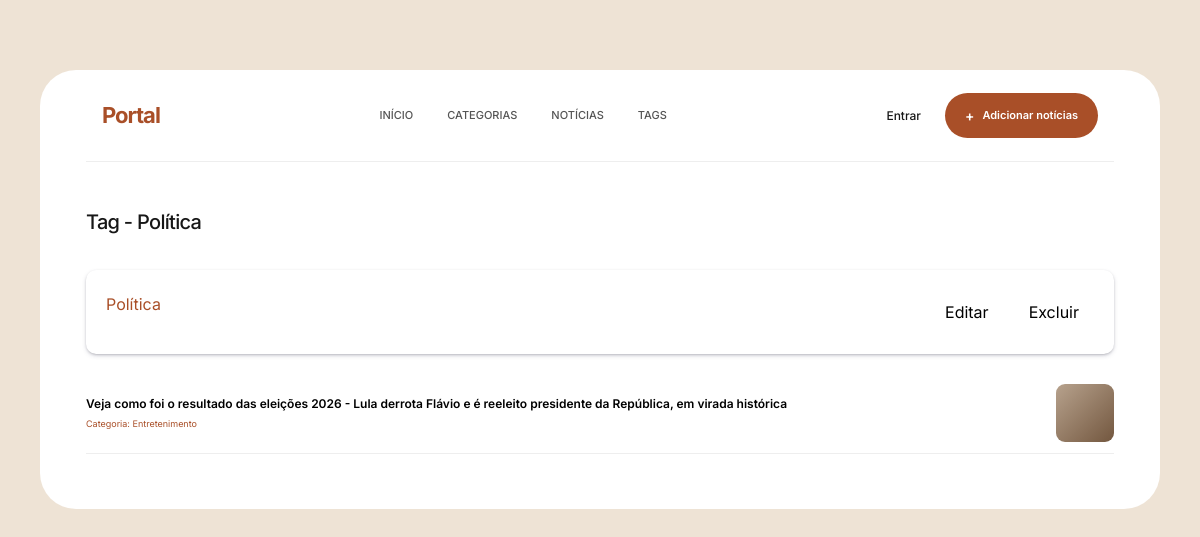
/noticias/detalhes_tag/1/, run on the app's committed database.
### noticias/models.py (models this page shows, shortened)
class Tag(models.Model):
    titulo = models.CharField(max_length=50)

class Noticia(models.Model):
    manchete = models.CharField(max_length=200)
    descricao = models.TextField()
    categoria = models.ForeignKey(Categoria, on_delete=models.PROTECT, related_name='noticias')
    tags = models.ManyToManyField('Tag', related_name='noticias')

class Categoria(models.Model):
    nome = models.CharField(max_length=100)
    def __str__(self):
        return self.nome

### noticias/views.py (the view)
# urls.py: path('detalhes_tag/<int:id>/', detalhes_tag, name='detalhes_tag'),
def detalhes_tag(request, id):
    tag = get_object_or_404(Tag, id=id)
    noticias = tag.noticias.all()
    return render(request, 'noticias/detalhes_tag.html', {'tag': tag, 'noticias': noticias})

### noticias/templates/noticias/detalhes_tag.html (shortened to what this page needs)
{% extends 'base.html' %}
{% block content %}
<section class="hero-section">
    <aside class="latest-news no-home">
        <div class="section-heading">
            <h2>Tag - {{ tag.titulo }}</h2>
        </div>
        <div class="categorias-lista" style="margin: 10px 0;">
            <div class="lista-categoria">
                <div>
                    <p style="color: #a94f28;">{{ tag.titulo }}</p>
                    <div style="display: flex; gap: 10px;">
                        <a class="category-button" style="text-decoration: none; color: black;" href="{% url 'editar_tag' tag.id %}">Editar</a>
                        <form method="post" action="{% url 'excluir_tag' tag.id %}" onsubmit="confirmDelete(event)" >
                            <button type="submit" class="category-button">
                                Excluir
                            </button>
                        </form>
                    </div>
                </div>
            </div>
        </div>
        <hr">
        {% for noticia in noticias %}
            <a href="{% url 'detalhes_noticia' noticia.id %}" class="latest-item" style="margin: 10px 0; color: black;">
                <div class="latest-image">
                    <div class="small-image-placeholder"></div>
                </div>
                <div class="latest-info">
                    <h3>
                        {{ noticia.manchete }}
                    </h3>
                    <div class="latest-meta">
                        Categoria: {{ noticia.categoria }}
                    </div>
                </div>
            </a>
        {% empty %}
            <small>Não há notícias associadas</small>
        {% endfor %}
    </aside>
{% endblock %}

### static/css/baseportal.css (style rules this page uses)
* { margin: 0; padding: 0; box-sizing: border-box; }
html { scroll-behavior: smooth; }
body { font-family: "Inter", sans-serif; background: #eee3d5; color: #171717; }
a { color: inherit; text-decoration: none; }
button { font-family: inherit; }
.hero-section { display: grid; grid-template-columns: minmax(0, 2.1fr) minmax(260px, 0.9fr); gap: 24px; margin-top: 48px; }
.lista-categoria { display: flex; flex-direction: column; gap: 10px; width: 100%; }
.lista-categoria > div { display: flex; justify-content: space-between; align-items: center; padding: 20px; width: 100%; border-radius: 10px; margin-bottom: 10px; box-shadow: rgba(50, 50, 93, 0.25) 0px 2px 5px -1px, rgba(0, 0, 0, 0.3) 0px 1px 3px -1px; }
.category-button { padding: 10px 15px; background-color: var(--azul-100); border-radius: 20px; border: 0; }
.latest-news { display: flex; flex-direction: column; }
.section-heading { margin-bottom: 18px; }
.section-heading h2 { font-size: 20px; letter-spacing: -0.7px; }
.latest-item { display: flex; gap: 12px; padding: 11px 0; border-bottom: 1px solid #eeeeee; flex-direction: row-reverse; align-items: center; justify-content: space-between; }
.latest-item:first-of-type { padding-top: 0; }
.latest-image { width: 58px; height: 58px; border-radius: 9px; overflow: hidden; flex-shrink: 0; }
.small-image-placeholder { width: 100%; height: 100%; background: linear-gradient( 135deg, #b7a28d, #73573f ); }
.latest-info { display: flex; flex-direction: column; justify-content: center; }
.latest-info h3 { font-size: 12px; line-height: 1.3; font-weight: 600; margin-bottom: 5px; }
.latest-meta { color: #888; font-size: 9px; }
.categorias-lista { display: flex; gap: 7px; margin-bottom: 20px; }
.latest-item > .latest-info .latest-meta { color: #a94f28; }
.hero-section:has(.no-home) { display: flex; flex-direction: column; }

### data on the page
Tag: titulo "Política"
Noticia: manchete "Veja como foi o resultado das eleições 2026 - Lula derrota Flávio e é reeleito presidente da República, em virada histórica", categoria "Entretenimento"
